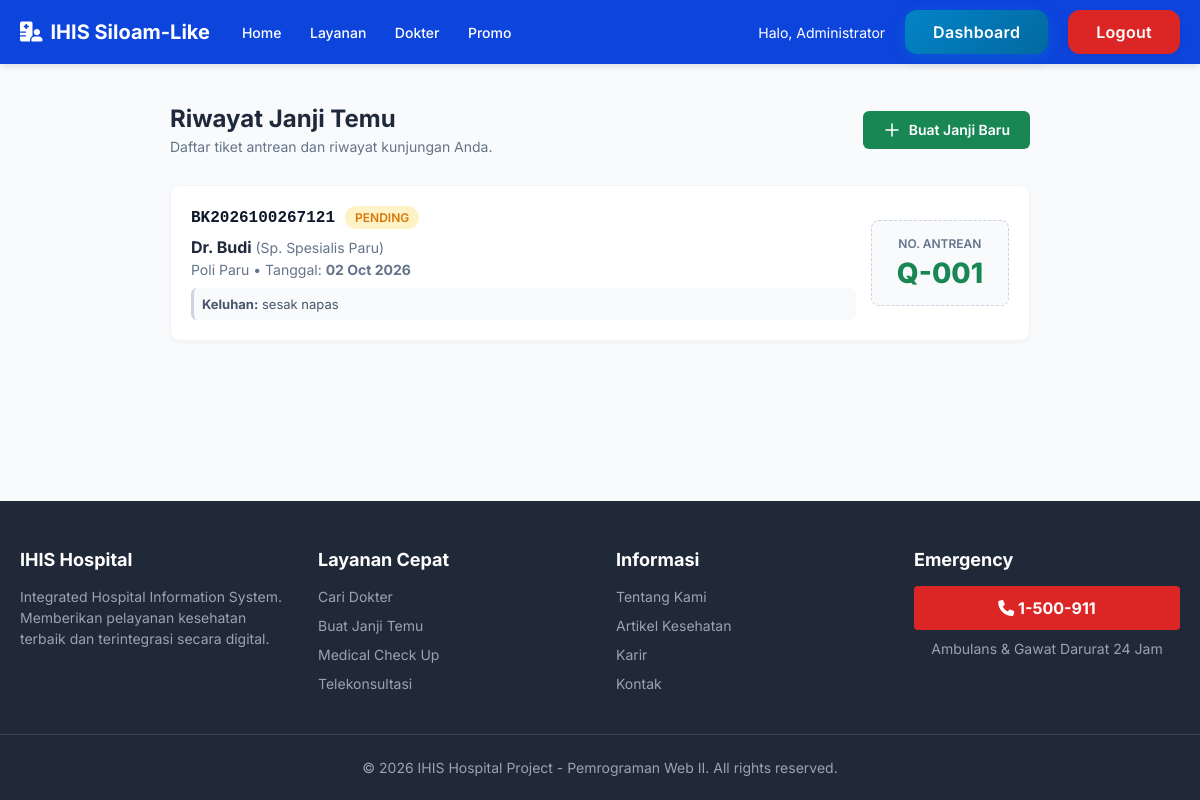
The app's page /index.php?page=appointments (signed in) with its own data.
### tables this page shows
CREATE TABLE `appointments` (
  `id` int(11) NOT NULL,
  `booking_code` varchar(20) NOT NULL,
  `patient_id` int(11) NOT NULL,
  `doctor_id` int(11) NOT NULL,
  `schedule_id` int(11) DEFAULT NULL,
  `appointment_date` date NOT NULL,
  `queue_number` varchar(10) DEFAULT NULL,
  `status` enum('PENDING','CONFIRMED','CHECKED-IN','COMPLETED','CANCELLED') DEFAULT 'PENDING',
  `complaint` text DEFAULT NULL,
  `created_at` timestamp NULL DEFAULT current_timestamp()
);

CREATE TABLE `doctors` (
  `id` int(11) NOT NULL,
  `user_id` int(11) NOT NULL,
  `poly_id` int(11) NOT NULL,
  `full_name` varchar(150) NOT NULL,
  `specialty` varchar(100) NOT NULL,
  `fee` decimal(10,2) NOT NULL DEFAULT 0.00,
  `status` enum('ACTIVE','INACTIVE') DEFAULT 'ACTIVE',
  `created_at` timestamp NULL DEFAULT current_timestamp()
);

CREATE TABLE `poly` (
  `id` int(11) NOT NULL,
  `name` varchar(100) NOT NULL,
  `description` text DEFAULT NULL,
  `created_at` timestamp NULL DEFAULT current_timestamp()
);

### public_html/index.php (called while the page is built, shortened)
<?php
$page = isset($_GET['page']) ? $_GET['page'] : 'home';
require_once 'includes/header.php';
require_once "pages/{$page}.php";
require_once 'includes/footer.php';
?>

### public_html/pages/appointments.php (the view, shortened to what this page needs)
<?php
$error = '';
$appointments = [];
try {
    $user_id = $_SESSION['user_id'];
    $stmt_patient = $pdo->prepare("SELECT id FROM patients WHERE user_id = ?");
    $stmt_patient->execute([$user_id]);
    $patient = $stmt_patient->fetch(PDO::FETCH_ASSOC);
    if (!$patient) {
        $error = "Data profil pasien tidak ditemukan.";
    } else {
        $query = "
            SELECT
                a.booking_code,
                a.appointment_date,
                a.queue_number,
                a.status,
                a.complaint,
                d.full_name AS doctor_name,
                d.specialty,
                p.name AS poly_name
            FROM appointments a
            JOIN doctors d ON a.doctor_id = d.id
            LEFT JOIN poly p ON d.poly_id = p.id
            WHERE a.patient_id = ?
            ORDER BY a.appointment_date DESC, a.id DESC
        ";
        $stmt_app = $pdo->prepare($query);
        $stmt_app->execute([$patient['id']]);
        $appointments = $stmt_app->fetchAll(PDO::FETCH_ASSOC);
    }
} catch (PDOException $e) {
    $error = "Terjadi kesalahan sistem: " . $e->getMessage();
}
function getStatusBadge($status) {
    switch (strtoupper($status)) {
        case 'PENDING':
            return 'background-color: #fef3c7; color: #d97706;';
    }
}
?>
<div class="appointments-container" style="max-width: 900px; margin: 40px auto; padding: 0 20px;">
    <div style="display: flex; justify-content: space-between; align-items: center; margin-bottom: 30px;">
        <div>
            <h2 style="color: #1e293b; font-size: 24px; margin-bottom: 5px;">Riwayat Janji Temu</h2>
            <p style="color: #64748b; font-size: 14px; margin: 0;">Daftar tiket antrean dan riwayat kunjungan Anda.</p>
        </div>
        <a href="index.php?page=book_appointment" style="background: rgb(25, 135, 84); color: #fff; padding: 10px 20px; border-radius: 6px; text-decoration: none; font-weight: 600; font-size: 14px; display: inline-flex; align-items: center; gap: 8px;">
            <svg style="width: 18px; height: 18px;" fill="none" stroke="currentColor" viewBox="0 0 24 24"><path stroke-linecap="round" stroke-linejoin="round" stroke-width="2" d="M12 4v16m8-8H4"></path></svg>
            Buat Janji Baru
        </a>
    </div>
    <?php if (empty($appointments) && !$error): ?>
        <div style="text-align: center; padding: 60px 20px; background: #ffffff; border-radius: 12px; box-shadow: 0 4px 6px -1px rgba(0,0,0,0.05); color: #64748b;">
            <svg style="width: 64px; height: 64px; margin: 0 auto 15px; color: #cbd5e1;" fill="none" stroke="currentColor" viewBox="0 0 24 24"><path stroke-linecap="round" stroke-linejoin="round" stroke-width="2" d="M9 5H7a2 2 0 00-2 2v12a2 2 0 002 2h10a2 2 0 002-2V7a2 2 0 00-2-2h-2M9 5a2 2 0 002 2h2a2 2 0 002-2M9 5a2 2 0 012-2h2a2 2 0 012 2"></path></svg>
            <p style="font-size: 16px;">Anda belum memiliki riwayat janji temu.</p>
        </div>
    <?php else: ?>
        <div style="display: grid; gap: 16px;">
            <?php foreach ($appointments as $app): ?>
                <?php
                    $date_formatted = date('d M Y', strtotime($app['appointment_date']));
                ?>
                <div style="background: #ffffff; border-radius: 10px; padding: 20px; box-shadow: 0 2px 4px rgba(0,0,0,0.04); border: 1px solid #f1f5f9; display: flex; flex-wrap: wrap; justify-content: space-between; align-items: center; gap: 15px;">
                    <div style="flex: 1 1 300px;">
                        <div style="display: flex; align-items: center; gap: 10px; margin-bottom: 8px;">
                            <span style="font-family: monospace; font-weight: 700; color: #0f172a; font-size: 16px;"><?= htmlspecialchars($app['booking_code']) ?></span>
                            <span style="padding: 4px 10px; border-radius: 999px; font-size: 12px; font-weight: 600; <?= getStatusBadge($app['status']) ?>">
                                <?= htmlspecialchars($app['status']) ?>
                            </span>
                        </div>
                        <h3 style="margin: 0 0 4px; font-size: 16px; color: #1e293b;">
                            <?= htmlspecialchars($app['doctor_name']) ?> <span style="font-weight:normal; color:#64748b; font-size:14px;">(Sp. <?= htmlspecialchars($app['specialty']) ?>)</span>
                        </h3>
                        <p style="margin: 0; font-size: 14px; color: #64748b;">
                            <?= htmlspecialchars($app['poly_name']) ?> &bull; Tanggal: <strong><?= $date_formatted ?></strong>
                        </p>
                        <?php if (!empty($app['complaint'])): ?>
                            <p style="margin: 10px 0 0; font-size: 13px; color: #475569; background: #f8fafc; padding: 8px; border-radius: 6px; border-left: 3px solid #cbd5e1;">
                                <strong>Keluhan:</strong> <?= htmlspecialchars($app['complaint']) ?>
                            </p>
                        <?php endif; ?>
                    </div>
                    <div style="text-align: center; background: #f8fafc; padding: 15px 25px; border-radius: 8px; min-width: 120px; border: 1px dashed #cbd5e1;">
                        <span style="display: block; font-size: 12px; color: #64748b; text-transform: uppercase; font-weight: 600; margin-bottom: 5px;">No. Antrean</span>
                        <span style="display: block; font-size: 28px; font-weight: 800; color: rgb(25, 135, 84);">
                            <?= htmlspecialchars($app['queue_number'] ?? '-') ?>
                        </span>
                    </div>
                </div>
            <?php endforeach; ?>
        </div>
    <?php endif; ?>
</div>

### public_html/assets/css/global.css (style rules this page uses)
:root { --primary-color: #0d44dc; --primary-hover: #2563eb; --danger-color: #dc2626; --danger-hover: #ef4444; --bg-light: #f9fafb; --text-main: #1f2937; --text-muted: #6b7280; --white: #ffffff; --font-family: 'Inter', sans-serif; }
* { margin: 0; padding: 0; box-sizing: border-box; }
body { font-family: var(--font-family); background-color: var(--bg-light); color: var(--text-main); display: flex; flex-direction: column; min-height: 100vh; }
a { text-decoration: none; color: inherit; }

### records on screen
appointments: booking_code "BK2026100267121", status "PENDING", doctor.full_name "Dr. Budi", doctor.specialty "Spesialis Paru", poly.name "Poli Paru", appointment_date "02 Oct 2026", complaint "sesak napas", queue_number "Q-001"

### other values on screen
$_SESSION['user_name'] "Administrator"
